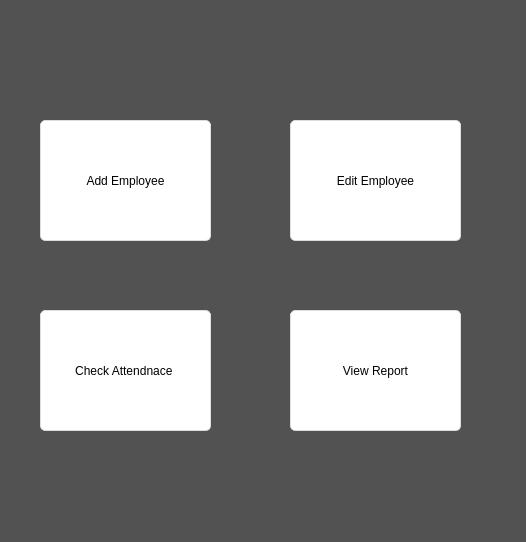
<?xml version="1.0" encoding="UTF-8"?>
<ui version="4.0">
 <class>employeeWindow</class>
 <widget class="QWidget" name="employeeWindow">
  <property name="geometry">
   <rect>
    <x>0</x>
    <y>0</y>
    <width>526</width>
    <height>542</height>
   </rect>
  </property>
  <property name="windowTitle">
   <string>Form</string>
  </property>
  <property name="styleSheet">
   <string notr="true">background-color:rgb(82, 82, 82);</string>
  </property>
  <widget class="QPushButton" name="add_btn">
   <property name="geometry">
    <rect>
     <x>40</x>
     <y>120</y>
     <width>171</width>
     <height>121</height>
    </rect>
   </property>
   <property name="styleSheet">
    <string notr="true">QPushButton{
	font: 75 11pt &quot;MS Shell Dlg 2&quot;;
	border-style: solid;
	border-top-color: qlineargradient(spread:pad, x1:0.5, y1:1, x2:0.5, y2:0, stop:0 rgb(215, 215, 215), stop:1 rgb(222, 222, 222));
	border-right-color: qlineargradient(spread:pad, x1:0, y1:0.5, x2:1, y2:0.5, stop:0 rgb(217, 217, 217), stop:1 rgb(227, 227, 227));
	border-left-color: qlineargradient(spread:pad, x1:0, y1:0.5, x2:1, y2:0.5, stop:0 rgb(227, 227, 227), stop:1 rgb(217, 217, 217));
	border-bottom-color: qlineargradient(spread:pad, x1:0.5, y1:1, x2:0.5, y2:0, stop:0 rgb(215, 215, 215), stop:1 rgb(222, 222, 222));
	border-width: 1px;
	border-radius: 5px;
	color: rgb(0,0,0);
	padding: 2px;
	background-color: rgb(255,255,255);
}
QPushButton:hover{
	border-style: solid;
	border-top-color: qlineargradient(spread:pad, x1:0.5, y1:1, x2:0.5, y2:0, stop:0 rgb(195, 195, 195), stop:1 rgb(222, 222, 222));
	border-right-color: qlineargradient(spread:pad, x1:0, y1:0.5, x2:1, y2:0.5, stop:0 rgb(197, 197, 197), stop:1 rgb(227, 227, 227));
	border-left-color: qlineargradient(spread:pad, x1:0, y1:0.5, x2:1, y2:0.5, stop:0 rgb(227, 227, 227), stop:1 rgb(197, 197, 197));
	border-bottom-color: qlineargradient(spread:pad, x1:0.5, y1:1, x2:0.5, y2:0, stop:0 rgb(195, 195, 195), stop:1 rgb(222, 222, 222));
	border-width: 1px;
	border-radius: 5px;
	color: rgb(0,0,0);
	padding: 2px;
	background-color: rgb(255,255,255);
}
QPushButton:pressed{
	border-style: solid;
	border-top-color: qlineargradient(spread:pad, x1:0.5, y1:1, x2:0.5, y2:0, stop:0 rgb(215, 215, 215), stop:1 rgb(222, 222, 222));
	border-right-color: qlineargradient(spread:pad, x1:0, y1:0.5, x2:1, y2:0.5, stop:0 rgb(217, 217, 217), stop:1 rgb(227, 227, 227));
	border-left-color: qlineargradient(spread:pad, x1:0, y1:0.5, x2:1, y2:0.5, stop:0 rgb(227, 227, 227), stop:1 rgb(217, 217, 217));
	border-bottom-color: qlineargradient(spread:pad, x1:0.5, y1:1, x2:0.5, y2:0, stop:0 rgb(215, 215, 215), stop:1 rgb(222, 222, 222));
	border-width: 1px;
	border-radius: 5px;
	color: rgb(0,0,0);
	padding: 2px;
	background-color: rgb(142,142,142);
}
QPushButton:disabled{
	border-style: solid;
	border-top-color: qlineargradient(spread:pad, x1:0.5, y1:1, x2:0.5, y2:0, stop:0 rgb(215, 215, 215), stop:1 rgb(222, 222, 222));
	border-right-color: qlineargradient(spread:pad, x1:0, y1:0.5, x2:1, y2:0.5, stop:0 rgb(217, 217, 217), stop:1 rgb(227, 227, 227));
	border-left-color: qlineargradient(spread:pad, x1:0, y1:0.5, x2:1, y2:0.5, stop:0 rgb(227, 227, 227), stop:1 rgb(217, 217, 217));
	border-bottom-color: qlineargradient(spread:pad, x1:0.5, y1:1, x2:0.5, y2:0, stop:0 rgb(215, 215, 215), stop:1 rgb(222, 222, 222));
	border-width: 1px;
	border-radius: 5px;
	color: #808086;
	padding: 2px;
	background-color: rgb(142,142,142);
}</string>
   </property>
   <property name="text">
    <string>Add Employee</string>
   </property>
  </widget>
  <widget class="QPushButton" name="edit_btn">
   <property name="geometry">
    <rect>
     <x>290</x>
     <y>120</y>
     <width>171</width>
     <height>121</height>
    </rect>
   </property>
   <property name="styleSheet">
    <string notr="true">QPushButton{
	font: 75 11pt &quot;MS Shell Dlg 2&quot;;
	border-style: solid;
	border-top-color: qlineargradient(spread:pad, x1:0.5, y1:1, x2:0.5, y2:0, stop:0 rgb(215, 215, 215), stop:1 rgb(222, 222, 222));
	border-right-color: qlineargradient(spread:pad, x1:0, y1:0.5, x2:1, y2:0.5, stop:0 rgb(217, 217, 217), stop:1 rgb(227, 227, 227));
	border-left-color: qlineargradient(spread:pad, x1:0, y1:0.5, x2:1, y2:0.5, stop:0 rgb(227, 227, 227), stop:1 rgb(217, 217, 217));
	border-bottom-color: qlineargradient(spread:pad, x1:0.5, y1:1, x2:0.5, y2:0, stop:0 rgb(215, 215, 215), stop:1 rgb(222, 222, 222));
	border-width: 1px;
	border-radius: 5px;
	color: rgb(0,0,0);
	padding: 2px;
	background-color: rgb(255,255,255);
}
QPushButton:hover{
	border-style: solid;
	border-top-color: qlineargradient(spread:pad, x1:0.5, y1:1, x2:0.5, y2:0, stop:0 rgb(195, 195, 195), stop:1 rgb(222, 222, 222));
	border-right-color: qlineargradient(spread:pad, x1:0, y1:0.5, x2:1, y2:0.5, stop:0 rgb(197, 197, 197), stop:1 rgb(227, 227, 227));
	border-left-color: qlineargradient(spread:pad, x1:0, y1:0.5, x2:1, y2:0.5, stop:0 rgb(227, 227, 227), stop:1 rgb(197, 197, 197));
	border-bottom-color: qlineargradient(spread:pad, x1:0.5, y1:1, x2:0.5, y2:0, stop:0 rgb(195, 195, 195), stop:1 rgb(222, 222, 222));
	border-width: 1px;
	border-radius: 5px;
	color: rgb(0,0,0);
	padding: 2px;
	background-color: rgb(255,255,255);
}
QPushButton:pressed{
	border-style: solid;
	border-top-color: qlineargradient(spread:pad, x1:0.5, y1:1, x2:0.5, y2:0, stop:0 rgb(215, 215, 215), stop:1 rgb(222, 222, 222));
	border-right-color: qlineargradient(spread:pad, x1:0, y1:0.5, x2:1, y2:0.5, stop:0 rgb(217, 217, 217), stop:1 rgb(227, 227, 227));
	border-left-color: qlineargradient(spread:pad, x1:0, y1:0.5, x2:1, y2:0.5, stop:0 rgb(227, 227, 227), stop:1 rgb(217, 217, 217));
	border-bottom-color: qlineargradient(spread:pad, x1:0.5, y1:1, x2:0.5, y2:0, stop:0 rgb(215, 215, 215), stop:1 rgb(222, 222, 222));
	border-width: 1px;
	border-radius: 5px;
	color: rgb(0,0,0);
	padding: 2px;
	background-color: rgb(142,142,142);
}
QPushButton:disabled{
	border-style: solid;
	border-top-color: qlineargradient(spread:pad, x1:0.5, y1:1, x2:0.5, y2:0, stop:0 rgb(215, 215, 215), stop:1 rgb(222, 222, 222));
	border-right-color: qlineargradient(spread:pad, x1:0, y1:0.5, x2:1, y2:0.5, stop:0 rgb(217, 217, 217), stop:1 rgb(227, 227, 227));
	border-left-color: qlineargradient(spread:pad, x1:0, y1:0.5, x2:1, y2:0.5, stop:0 rgb(227, 227, 227), stop:1 rgb(217, 217, 217));
	border-bottom-color: qlineargradient(spread:pad, x1:0.5, y1:1, x2:0.5, y2:0, stop:0 rgb(215, 215, 215), stop:1 rgb(222, 222, 222));
	border-width: 1px;
	border-radius: 5px;
	color: #808086;
	padding: 2px;
	background-color: rgb(142,142,142);
}</string>
   </property>
   <property name="text">
    <string>Edit Employee</string>
   </property>
  </widget>
  <widget class="QPushButton" name="check_btn">
   <property name="geometry">
    <rect>
     <x>40</x>
     <y>310</y>
     <width>171</width>
     <height>121</height>
    </rect>
   </property>
   <property name="styleSheet">
    <string notr="true">QPushButton{
	font: 75 11pt &quot;MS Shell Dlg 2&quot;;
	border-style: solid;
	border-top-color: qlineargradient(spread:pad, x1:0.5, y1:1, x2:0.5, y2:0, stop:0 rgb(215, 215, 215), stop:1 rgb(222, 222, 222));
	border-right-color: qlineargradient(spread:pad, x1:0, y1:0.5, x2:1, y2:0.5, stop:0 rgb(217, 217, 217), stop:1 rgb(227, 227, 227));
	border-left-color: qlineargradient(spread:pad, x1:0, y1:0.5, x2:1, y2:0.5, stop:0 rgb(227, 227, 227), stop:1 rgb(217, 217, 217));
	border-bottom-color: qlineargradient(spread:pad, x1:0.5, y1:1, x2:0.5, y2:0, stop:0 rgb(215, 215, 215), stop:1 rgb(222, 222, 222));
	border-width: 1px;
	border-radius: 5px;
	color: rgb(0,0,0);
	padding: 2px;
	background-color: rgb(255,255,255);
}
QPushButton:hover{
	border-style: solid;
	border-top-color: qlineargradient(spread:pad, x1:0.5, y1:1, x2:0.5, y2:0, stop:0 rgb(195, 195, 195), stop:1 rgb(222, 222, 222));
	border-right-color: qlineargradient(spread:pad, x1:0, y1:0.5, x2:1, y2:0.5, stop:0 rgb(197, 197, 197), stop:1 rgb(227, 227, 227));
	border-left-color: qlineargradient(spread:pad, x1:0, y1:0.5, x2:1, y2:0.5, stop:0 rgb(227, 227, 227), stop:1 rgb(197, 197, 197));
	border-bottom-color: qlineargradient(spread:pad, x1:0.5, y1:1, x2:0.5, y2:0, stop:0 rgb(195, 195, 195), stop:1 rgb(222, 222, 222));
	border-width: 1px;
	border-radius: 5px;
	color: rgb(0,0,0);
	padding: 2px;
	background-color: rgb(255,255,255);
}
QPushButton:pressed{
	border-style: solid;
	border-top-color: qlineargradient(spread:pad, x1:0.5, y1:1, x2:0.5, y2:0, stop:0 rgb(215, 215, 215), stop:1 rgb(222, 222, 222));
	border-right-color: qlineargradient(spread:pad, x1:0, y1:0.5, x2:1, y2:0.5, stop:0 rgb(217, 217, 217), stop:1 rgb(227, 227, 227));
	border-left-color: qlineargradient(spread:pad, x1:0, y1:0.5, x2:1, y2:0.5, stop:0 rgb(227, 227, 227), stop:1 rgb(217, 217, 217));
	border-bottom-color: qlineargradient(spread:pad, x1:0.5, y1:1, x2:0.5, y2:0, stop:0 rgb(215, 215, 215), stop:1 rgb(222, 222, 222));
	border-width: 1px;
	border-radius: 5px;
	color: rgb(0,0,0);
	padding: 2px;
	background-color: rgb(142,142,142);
}
QPushButton:disabled{
	border-style: solid;
	border-top-color: qlineargradient(spread:pad, x1:0.5, y1:1, x2:0.5, y2:0, stop:0 rgb(215, 215, 215), stop:1 rgb(222, 222, 222));
	border-right-color: qlineargradient(spread:pad, x1:0, y1:0.5, x2:1, y2:0.5, stop:0 rgb(217, 217, 217), stop:1 rgb(227, 227, 227));
	border-left-color: qlineargradient(spread:pad, x1:0, y1:0.5, x2:1, y2:0.5, stop:0 rgb(227, 227, 227), stop:1 rgb(217, 217, 217));
	border-bottom-color: qlineargradient(spread:pad, x1:0.5, y1:1, x2:0.5, y2:0, stop:0 rgb(215, 215, 215), stop:1 rgb(222, 222, 222));
	border-width: 1px;
	border-radius: 5px;
	color: #808086;
	padding: 2px;
	background-color: rgb(142,142,142);
}</string>
   </property>
   <property name="text">
    <string>Check Attendnace </string>
   </property>
  </widget>
  <widget class="QPushButton" name="report_btn">
   <property name="geometry">
    <rect>
     <x>290</x>
     <y>310</y>
     <width>171</width>
     <height>121</height>
    </rect>
   </property>
   <property name="styleSheet">
    <string notr="true">QPushButton{
	font: 75 11pt &quot;MS Shell Dlg 2&quot;;
	border-style: solid;
	border-top-color: qlineargradient(spread:pad, x1:0.5, y1:1, x2:0.5, y2:0, stop:0 rgb(215, 215, 215), stop:1 rgb(222, 222, 222));
	border-right-color: qlineargradient(spread:pad, x1:0, y1:0.5, x2:1, y2:0.5, stop:0 rgb(217, 217, 217), stop:1 rgb(227, 227, 227));
	border-left-color: qlineargradient(spread:pad, x1:0, y1:0.5, x2:1, y2:0.5, stop:0 rgb(227, 227, 227), stop:1 rgb(217, 217, 217));
	border-bottom-color: qlineargradient(spread:pad, x1:0.5, y1:1, x2:0.5, y2:0, stop:0 rgb(215, 215, 215), stop:1 rgb(222, 222, 222));
	border-width: 1px;
	border-radius: 5px;
	color: rgb(0,0,0);
	padding: 2px;
	background-color: rgb(255,255,255);
}
QPushButton:hover{
	border-style: solid;
	border-top-color: qlineargradient(spread:pad, x1:0.5, y1:1, x2:0.5, y2:0, stop:0 rgb(195, 195, 195), stop:1 rgb(222, 222, 222));
	border-right-color: qlineargradient(spread:pad, x1:0, y1:0.5, x2:1, y2:0.5, stop:0 rgb(197, 197, 197), stop:1 rgb(227, 227, 227));
	border-left-color: qlineargradient(spread:pad, x1:0, y1:0.5, x2:1, y2:0.5, stop:0 rgb(227, 227, 227), stop:1 rgb(197, 197, 197));
	border-bottom-color: qlineargradient(spread:pad, x1:0.5, y1:1, x2:0.5, y2:0, stop:0 rgb(195, 195, 195), stop:1 rgb(222, 222, 222));
	border-width: 1px;
	border-radius: 5px;
	color: rgb(0,0,0);
	padding: 2px;
	background-color: rgb(255,255,255);
}
QPushButton:pressed{
	border-style: solid;
	border-top-color: qlineargradient(spread:pad, x1:0.5, y1:1, x2:0.5, y2:0, stop:0 rgb(215, 215, 215), stop:1 rgb(222, 222, 222));
	border-right-color: qlineargradient(spread:pad, x1:0, y1:0.5, x2:1, y2:0.5, stop:0 rgb(217, 217, 217), stop:1 rgb(227, 227, 227));
	border-left-color: qlineargradient(spread:pad, x1:0, y1:0.5, x2:1, y2:0.5, stop:0 rgb(227, 227, 227), stop:1 rgb(217, 217, 217));
	border-bottom-color: qlineargradient(spread:pad, x1:0.5, y1:1, x2:0.5, y2:0, stop:0 rgb(215, 215, 215), stop:1 rgb(222, 222, 222));
	border-width: 1px;
	border-radius: 5px;
	color: rgb(0,0,0);
	padding: 2px;
	background-color: rgb(142,142,142);
}
QPushButton:disabled{
	border-style: solid;
	border-top-color: qlineargradient(spread:pad, x1:0.5, y1:1, x2:0.5, y2:0, stop:0 rgb(215, 215, 215), stop:1 rgb(222, 222, 222));
	border-right-color: qlineargradient(spread:pad, x1:0, y1:0.5, x2:1, y2:0.5, stop:0 rgb(217, 217, 217), stop:1 rgb(227, 227, 227));
	border-left-color: qlineargradient(spread:pad, x1:0, y1:0.5, x2:1, y2:0.5, stop:0 rgb(227, 227, 227), stop:1 rgb(217, 217, 217));
	border-bottom-color: qlineargradient(spread:pad, x1:0.5, y1:1, x2:0.5, y2:0, stop:0 rgb(215, 215, 215), stop:1 rgb(222, 222, 222));
	border-width: 1px;
	border-radius: 5px;
	color: #808086;
	padding: 2px;
	background-color: rgb(142,142,142);
}</string>
   </property>
   <property name="text">
    <string>View Report</string>
   </property>
  </widget>
 </widget>
 <resources/>
 <connections/>
</ui>
